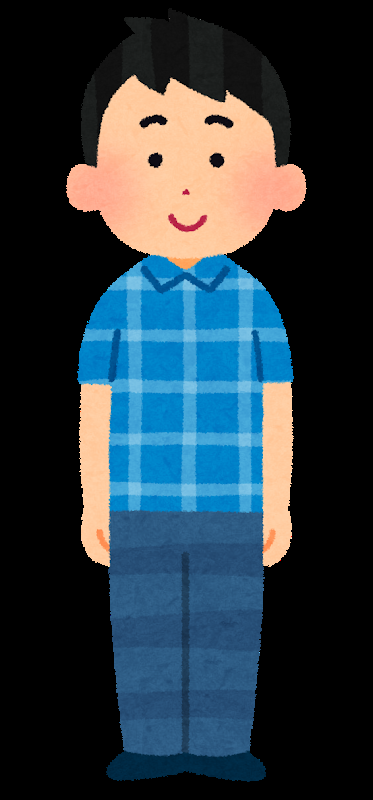
#> input picture class_3/materals/hoge.png, 373 x 800 px
$ python RGB_split.py
#> lines starting #> are read from the running program, lines starting #| are printed output that depends on the picture
import cv2

image = cv2.imread("./hoge.png")
#> image is the input picture: shape (800, 373, 3); mean B, G, R 65.8, 57.4, 43.3

cv2.imshow("Red",image[:,:,2])
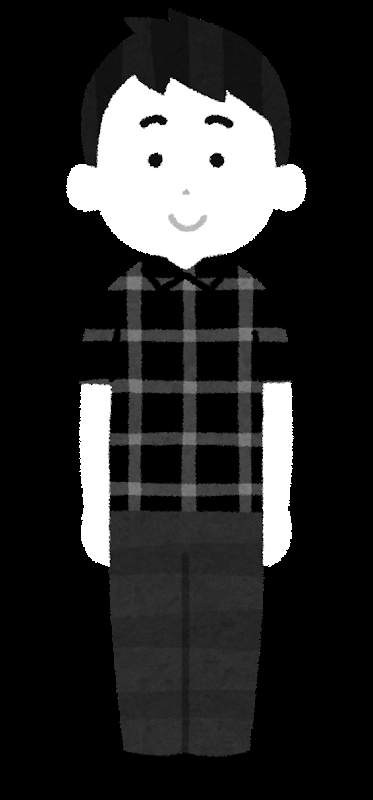
#> window 'Red': shape (800, 373); min 0, max 255, mean 43.3
cv2.imshow("Green",image[:,:,1])
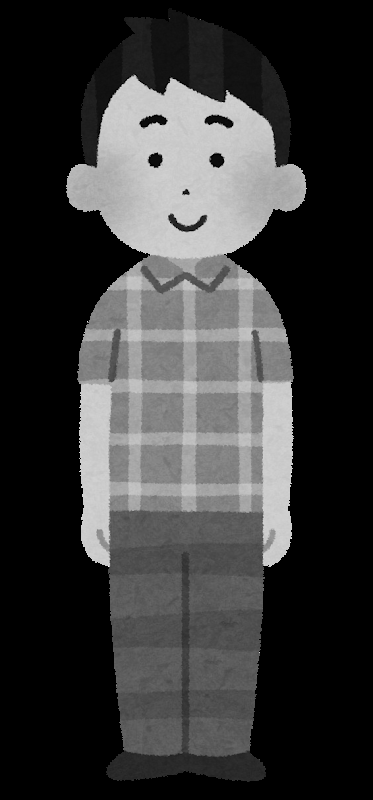
#> window 'Green': shape (800, 373); min 0, max 255, mean 57.4
cv2.imshow("Blue",image[:,:,0])
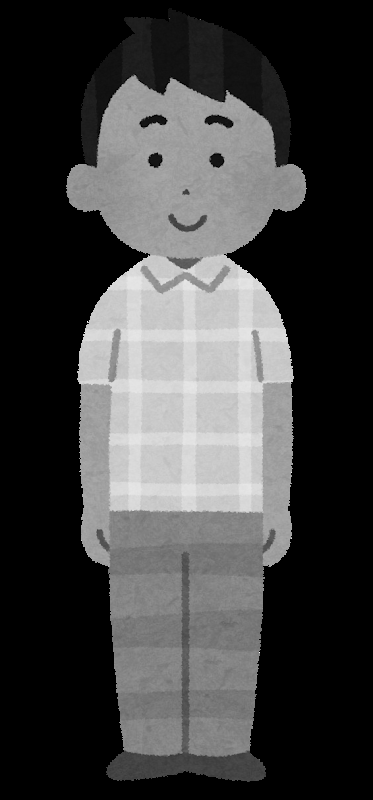
#> window 'Blue': shape (800, 373); min 0, max 255, mean 65.8

cv2.waitKey(0)
